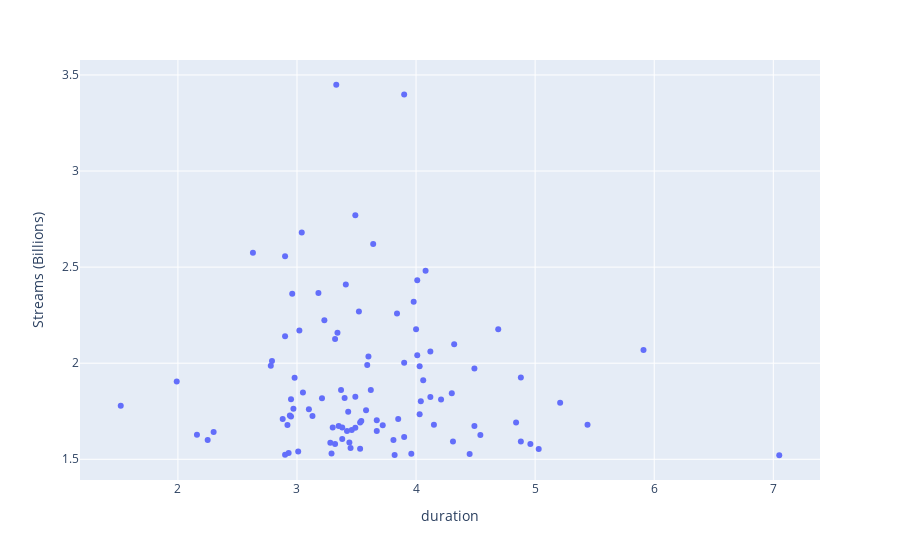

The notebook cell this image was saved under:
### Markdown cell above
In terms of incidence in this list, the optimal duration of the song is between 3 and 4 minutes. Note that the fall is a bit more abruptly if you shorten the song below 3 minutes rather than if you stretch it a bit more over 4 minutes.

### Code cell
fig = px.scatter(df_songs_final, x='duration', y='Streams (Billions)')
fig.show()

### Figure 1 — Plotly figure (JSON) as saved in the notebook; plotly's stock layout.template omitted (floating-point values rounded to 4 significant figures)
{"data": [{"hovertemplate": "duration=%{x}<br>Streams (Billions)=%{y}<extra></extra>", "legendgroup": "", "marker": {"color": "#636efa", "symbol": "circle"}, "mode": "markers", "name": "", "orientation": "v", "showlegend": false, "type": "scatter", "x": [3.33, 3.9, 3.49, 3.04, 3.64, 2.63, 2.9, 4.08, 4.01, 3.41, 3.18, 2.96, 3.98, 3.52, 3.84, 3.23, 4.69, 4, 3.02, 3.34, 2.9, 3.32, 4.32, 5.91, 4.12, 4.01, 3.6, 2.79, 3.9, 3.59, 2.78, 4.03, 4.49, 4.88, 2.98, 4.06, 1.99, 3.62, 3.37, 3.05, 4.3, 3.49, 4.12, 3.4, 3.21, 2.95, 4.21, 4.04, 5.21, 1.52, 2.97, 3.1, 3.58, 3.43, 4.03, 2.94, 3.13, 2.95, 3.85, 2.88, 3.67, 3.54, 4.84, 3.53, 5.44, 4.15, 2.92, 3.72, 4.49, 3.35, 3.38, 3.3, 3.49, 3.46, 3.67, 3.42, 2.3, 2.16, 4.54, 3.9, 3.38, 3.81, 2.25, 4.31, 4.88, 3.44, 3.28, 4.96, 3.32, 3.45, 3.53, 5.03, 3.01, 2.93, 3.29, 3.96, 4.45, 2.9, 3.82, 7.05], "xaxis": "x", "y": [3.449, 3.398, 2.77, 2.68, 2.62, 2.575, 2.556, 2.481, 2.432, 2.41, 2.365, 2.361, 2.32, 2.269, 2.258, 2.223, 2.177, 2.177, 2.17, 2.158, 2.14, 2.126, 2.099, 2.069, 2.061, 2.041, 2.035, 2.012, 2.003, 1.99, 1.987, 1.984, 1.973, 1.926, 1.924, 1.911, 1.905, 1.861, 1.86, 1.847, 1.843, 1.825, 1.824, 1.819, 1.817, 1.812, 1.811, 1.802, 1.794, 1.778, 1.763, 1.76, 1.755, 1.747, 1.734, 1.728, 1.725, 1.723, 1.71, 1.709, 1.703, 1.699, 1.692, 1.691, 1.68, 1.68, 1.679, 1.677, 1.673, 1.673, 1.666, 1.666, 1.664, 1.652, 1.647, 1.647, 1.642, 1.628, 1.627, 1.616, 1.606, 1.601, 1.6, 1.593, 1.592, 1.587, 1.586, 1.579, 1.579, 1.559, 1.555, 1.553, 1.54, 1.533, 1.53, 1.529, 1.527, 1.524, 1.522, 1.521], "yaxis": "y"}], "layout": {"legend": {"tracegroupgap": 0}, "margin": {"t": 60}, "xaxis": {"anchor": "y", "domain": [0, 1], "title": {"text": "duration"}}, "yaxis": {"anchor": "x", "domain": [0, 1], "title": {"text": "Streams (Billions)"}}}}
